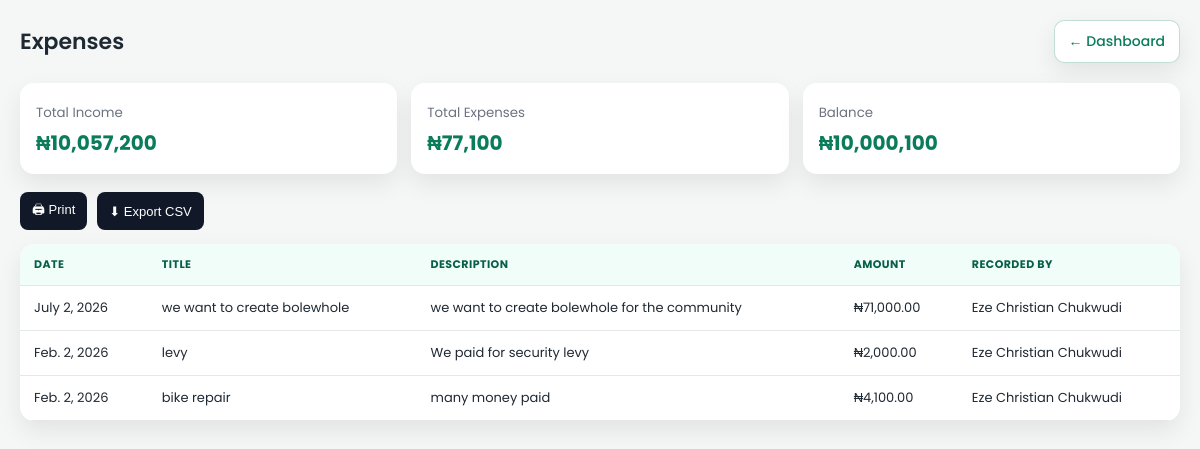
The app's page /expenses/ (signed in) with its own data.
### finance/models.py (models this page shows, shortened)
class Finance(models.Model):
    TYPE_CHOICES = [('expense', 'Expense')]
    type = models.CharField(max_length=10, choices=TYPE_CHOICES, default='expense')
    title = models.CharField(max_length=200)
    description = models.TextField()
    amount = models.DecimalField(max_digits=10, decimal_places=2)
    date = models.DateField()
    recorded_by = models.ForeignKey(Member, on_delete=models.SET_NULL, null=True)
    project = models.ForeignKey(Project, on_delete=models.SET_NULL, null=True, blank=True)

### accounts/models.py (models this page shows, shortened)
class Member(models.Model):
    ROLE_CHOICES = [
        ('admin', 'Admin'),
        ('executive', 'Executive'),
        ('floor', 'Floor Member'),
    ]
    STATUS_CHOICES = [
        ('active', 'Active'),
        ('inactive', 'Inactive'),
        ('suspended', 'Suspended'),
    ]
    serial_number = models.CharField(max_length=20, unique=True)
    full_name = models.CharField(max_length=200)
    phone_number = models.CharField(max_length=20)
    gender = models.CharField(max_length=10)
    age = models.PositiveIntegerField()
    role = models.CharField(max_length=20, choices=ROLE_CHOICES)
    executive_position = models.CharField(max_length=100, null=True, blank=True)
    status = models.CharField(max_length=20, choices=STATUS_CHOICES)
    year_joined = models.PositiveIntegerField()
    password = models.CharField(max_length=128)  # hashed later
    created_at = models.DateTimeField(auto_now_add=True)

### accounts/decorators.py (the view)
    def wrapper(request, *args, **kwargs):
        if not request.session.get('member_id'):
            return redirect('login')
        return view_func(request, *args, **kwargs)

### finance/templates/finance/expenses_list.html (shortened to what this page needs)
{% load humanize %}
<!DOCTYPE html>
<html lang="en">
<head>
</head>
<body>
<div class="container">
  <div class="header">
    <h2>Expenses</h2>
    <div class="header-actions">
      <a href="{% url 'dashboard' %}" class="btn secondary">← Dashboard</a>
    </div>
  </div>
  <div class="stats">
  <div class="stat-card">
    <small>Total Income</small>
    <strong>₦{{ total_income|intcomma |default:"0"}}</strong>
  </div>
  <div class="stat-card">
    <small>Total Expenses</small>
    <strong>₦{{ total_expenses|intcomma |default:"0" }}</strong>
  </div>
  <div class="stat-card">
    <small>Balance</small>
    <strong>₦{{ net_balance|intcomma |default:"0"}}</strong>
  </div>
</div>
  <div class="export">
    <button onclick="window.print()">🖨 Print</button>
    <button onclick="exportTable()">⬇ Export CSV</button>
  </div>
  <div class="table-wrap">
    <table id="expensesTable">
      <thead>
        <tr>
          <th>Date</th>
          <th>Title</th>
          <th>Description</th>
          <th>Amount</th>
          <th>Recorded By</th>
        </tr>
      </thead>
      <tbody>
        {% for expense in expenses %}
        <tr>
          <td>{{ expense.date }}</td>
          <td>{{ expense.title }}</td>
          <td>{% if expense.project %}{{ expense.project.title }}{% else %}{{ expense.description }}{% endif %}</td>
          <td>₦{{ expense.amount|intcomma }}</td>
          <td>{{ expense.recorded_by.full_name }}</td>
        </tr>
        {% empty %}
        <tr>
          <td colspan="5" class="empty">No expenses recorded yet.</td>
        </tr>
        {% endfor %}
      </tbody>
    </table>
  </div>
</div>
</body>
</html>

### finance/templates/finance/expenses_list.html (style rules this page uses)
:root { --primary: #0a7c5b; --bg: #f5f7f6; --card: #ffffff; --text: #1f2933; --muted: #6b7280; --shadow: 0 10px 25px rgba(0,0,0,.08); --radius: 14px; }
* { box-sizing: border-box; }
body { margin: 0; font-family: 'Poppins', sans-serif; background: var(--bg); padding: 20px; color: var(--text); }
.container { max-width: 1200px; margin: auto; }
.header { display: flex; justify-content: space-between; align-items: center; gap: 12px; margin-bottom: 20px; flex-wrap: wrap; }
.header h2 { margin: 0; font-size: 22px; font-weight: 600; }
.header-actions { display: flex; gap: 10px; flex-wrap: wrap; }
.btn { background: var(--primary); color: #fff; padding: 10px 14px; border-radius: 10px; text-decoration: none; font-weight: 500; font-size: 14px; box-shadow: var(--shadow); display: inline-flex; align-items: center; gap: 6px; transition: transform .2s, opacity .2s; }
.btn.secondary { background: #fff; color: var(--primary); border: 1px solid rgba(10,124,91,.25); }
.stats { display: grid; grid-template-columns: repeat(auto-fit, minmax(180px,1fr)); gap: 14px; margin-bottom: 18px; }
.stat-card { background: var(--card); padding: 16px; border-radius: var(--radius); box-shadow: var(--shadow); }
.stat-card small { color: var(--muted); }
.stat-card strong { display: block; font-size: 20px; margin-top: 4px; color: var(--primary); }
.table-wrap { overflow-x: auto; background: var(--card); border-radius: var(--radius); box-shadow: var(--shadow); }
table { width: 100%; border-collapse: collapse; min-width: 700px; }
th, td { padding: 12px 14px; text-align: left; font-size: 13px; border-bottom: 1px solid #e5e7eb; white-space: nowrap; }
th { background: #f0fdf9; color: #065f46; text-transform: uppercase; font-size: 11px; letter-spacing: .04em; }
.export { margin: 14px 0; display: flex; gap: 10px; flex-wrap: wrap; }
.export button { background: #111827; color: #fff; border-radius: 8px; padding: 8px 12px; border: none; cursor: pointer; font-size: 13px; }

### records on screen
Finance: date "July 2, 2026", title "we want to create bolewhole", description "we want to create bolewhole for the community", amount "71,000.00", recorded_by.full_name "Eze Christian Chukwudi"
Finance: date "Feb. 2, 2026", title "levy", description "We paid for security levy", amount "2,000.00", recorded_by.full_name "Eze Christian Chukwudi"
Finance: date "Feb. 2, 2026", title "bike repair", description "many money paid", amount "4,100.00", recorded_by.full_name "Eze Christian Chukwudi"

### other values on screen
{{ total_income|intcomma |default:"0" }} "10,057,200"
{{ total_expenses|intcomma |default:"0" }} "77,100"
{{ net_balance|intcomma |default:"0" }} "10,000,100"
